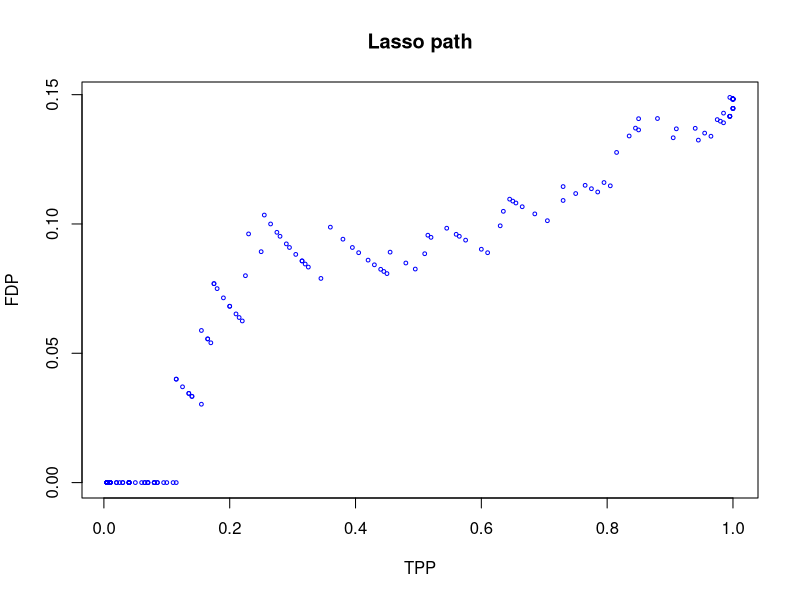

The R source for this figure:
library(glmnet)

data(QuickStartExample)

beta = c(rep(4, 200), rep(0, 800))

X = matrix( rnorm(1010 * 1000), nrow=1010, ncol=1000)
y = X%*%beta

lasso <- glmnet(X, y, lambda = 0.1)
k = 200

TPP <- function(model, beta, k) {
  coefs <- coef.glmnet(model)@i
  common_coefs <- intersect(which(beta > 0), coefs)
  length(common_coefs)/max(k, 1)
}

FDP <- function(model, beta, k) {
  coefs <- coef.glmnet(model)@i
  not_common_coefs <- intersect(which(beta == 0), coefs)
  length(not_common_coefs)/max(length(coefs), 1)
}

FDP_TPP <- function(lambda, X, y, k, beta) {
  model <- glmnet(X, y, lambda = lambda)
  TPP <- TPP(model, beta, k)
  FDP <- FDP(model, beta, k)
  c(TPP, FDP)
}

plot(t(sapply(seq(0.1, 50, length.out = 1000), function(x) FDP_TPP(x, X, y, k, beta) )),
     xlab = 'TPP', ylab = 'FDP', main = 'Lasso path', cex=0.5, col="blue")
